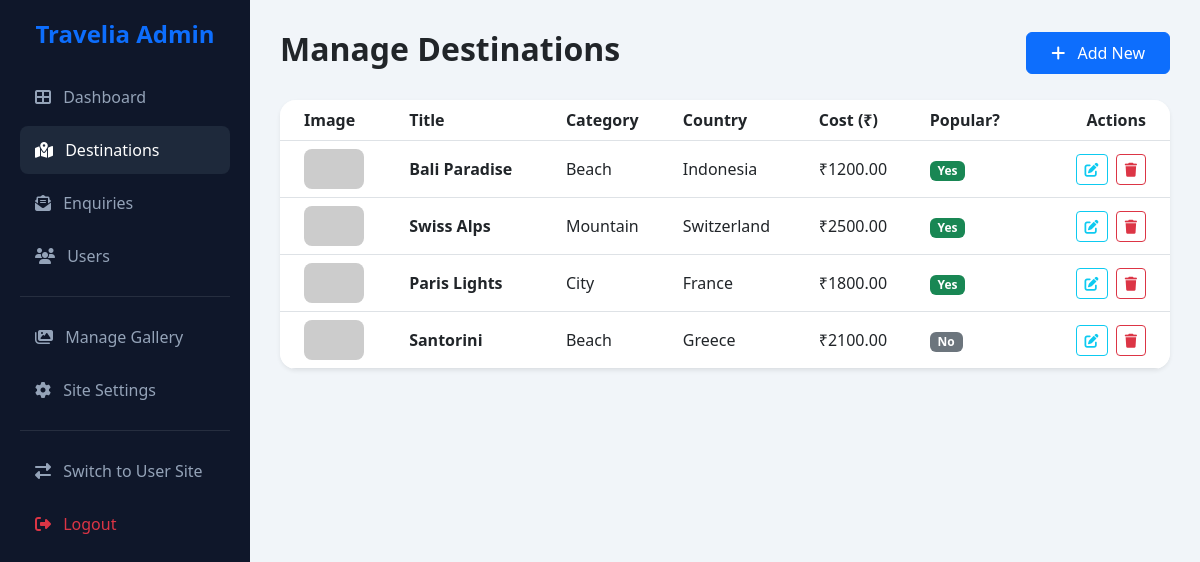
The app's page /admin/manage-destinations.php (signed in) with its own data.
### tables this page shows
CREATE TABLE `destinations` (
  `id` int(11) NOT NULL AUTO_INCREMENT,
  `title` varchar(255) NOT NULL,
  `category` varchar(100) NOT NULL,  
  `country` varchar(100) NOT NULL,
  `short_desc` text NOT NULL,
  `long_desc` longtext NOT NULL,
  `best_time` varchar(100) DEFAULT NULL,
  `travel_cost` decimal(10,2) DEFAULT NULL,
  `image_main` varchar(255) NOT NULL,
  `image_slider1` varchar(255) DEFAULT NULL,
  `image_slider2` varchar(255) DEFAULT NULL,
  `image_slider3` varchar(255) DEFAULT NULL,
  `location_map` text DEFAULT NULL,
  `attractions` text DEFAULT NULL,
  `hotels` text DEFAULT NULL,
  `is_popular` tinyint(1) DEFAULT 0,
  `rating` decimal(2,1) DEFAULT 4.5,
  `created_at` timestamp DEFAULT CURRENT_TIMESTAMP,
  PRIMARY KEY (`id`)
);

### includes/db_connect.php (called while the page is built, shortened)
<?php
function image_url($file, $prefix = "images/") {
    if (preg_match('#^https?://#i', (string)$file)) return $file;
    return $prefix . $file;
}
?>

### admin/manage-destinations.php (the view, shortened to what this page needs)
<?php
require_once('../includes/db_connect.php');
$sql = "SELECT * FROM destinations ORDER BY created_at DESC";
$result = $conn->query($sql);
?>
<!DOCTYPE html>
<html lang="en">
<head>
    <link href="https://cdn.jsdelivr.net/npm/bootstrap@5.3.0/dist/css/bootstrap.min.css" rel="stylesheet">
    <link rel="stylesheet" href="https://cdnjs.cloudflare.com/ajax/libs/font-awesome/6.4.0/css/all.min.css">
</head>
<body>
    <div class="sidebar">
        <h4 class="fw-bold text-primary mb-4 text-center">Travelia Admin</h4>
        <nav>
            <a href="index.php" class="nav-admin-link"><i class="fas fa-th-large me-2"></i> Dashboard</a>
            <a href="manage-destinations.php" class="nav-admin-link active"><i class="fas fa-map-marked-alt me-2"></i> Destinations</a>
            <a href="view-enquiries.php" class="nav-admin-link"><i class="fas fa-envelope-open-text me-2"></i> Enquiries</a>
            <a href="manage-users.php" class="nav-admin-link"><i class="fas fa-users me-2"></i> Users</a>
            <hr class="border-secondary opacity-25">
            <a href="#" class="nav-admin-link"><i class="fas fa-images me-2"></i> Manage Gallery</a>
            <a href="#" class="nav-admin-link"><i class="fas fa-cog me-2"></i> Site Settings</a>
            <hr class="border-secondary opacity-25">
            <a href="../index.php" class="nav-admin-link"><i class="fas fa-exchange-alt me-2"></i> Switch to User Site</a>
            <a href="logout.php" class="nav-admin-link text-danger"><i class="fas fa-sign-out-alt me-2"></i> Logout</a>
        </nav>
    </div>
    <div class="main-content">
        <div class="d-flex justify-content-between align-items-center mb-4">
            <h2 class="fw-bold">Manage Destinations</h2>
            <a href="add-destination.php" class="btn btn-primary px-4 py-2"><i class="fas fa-plus me-2"></i> Add New</a>
        </div>
        <div class="card border-0 shadow-sm rounded-4 overflow-hidden">
            <div class="table-responsive">
                <table class="table table-hover align-middle mb-0">
                    <thead class="bg-light">
                        <tr>
                            <th class="ps-4">Image</th>
                            <th>Title</th>
                            <th>Category</th>
                            <th>Country</th>
                            <th>Cost (₹)</th>
                            <th>Popular?</th>
                            <th class="text-end pe-4">Actions</th>
                        </tr>
                    </thead>
                    <tbody>
                        <?php if ($result->num_rows > 0): ?>
                            <?php while($row = $result->fetch_assoc()): ?>
                                <tr>
                                    <td class="ps-4">
                                        <img src="<?php echo htmlspecialchars(image_url($row['image_main'], '../images/')); ?>" class="rounded-3" width="60" height="40" style="object-fit:cover;" onerror="this.src='https://via.placeholder.com/60x40'">
                                    </td>
                                    <td><div class="fw-bold"><?php echo $row['title']; ?></div></td>
                                    <td><?php echo $row['category']; ?></td>
                                    <td><?php echo $row['country']; ?></td>
                                    <td>₹<?php echo $row['travel_cost']; ?></td>
                                    <td>
                                        <span class="badge bg-<?php echo $row['is_popular'] ? 'success' : 'secondary'; ?>">
                                            <?php echo $row['is_popular'] ? 'Yes' : 'No'; ?>
                                        </span>
                                    </td>
                                    <td class="text-end pe-4">
                                        <a href="edit-destination.php?id=<?php echo $row['id']; ?>" class="btn btn-sm btn-outline-info me-1"><i class="fas fa-edit"></i></a>
                                        <a href="manage-destinations.php?delete=<?php echo $row['id']; ?>" class="btn btn-sm btn-outline-danger" onclick="return confirm('Are you sure?')"><i class="fas fa-trash"></i></a>
                                    </td>
                                </tr>
                            <?php endwhile; ?>
                        <?php else: ?>
                            <tr><td colspan="7" class="text-center py-4">No destinations found.</td></tr>
                        <?php endif; ?>
                    </tbody>
                </table>
            </div>
        </div>
    </div>
</body>
</html>

### admin/manage-destinations.php (style rules this page uses)
.sidebar { width: 250px; height: 100vh; position: fixed; background: #0f172a; color: white; padding: 20px; }
.main-content { margin-left: 250px; padding: 30px; min-height: 100vh; background: #f1f5f9; }
.nav-admin-link { color: #94a3b8; text-decoration: none; padding: 12px 15px; display: block; border-radius: 8px; margin-bottom: 5px; transition: 0.3s; }
.nav-admin-link:hover, .nav-admin-link.active { background: #1e293b; color: white; }

### records on screen
destinations: title "Bali Paradise", category "Beach", country "Indonesia", travel_cost "1200.00", is_popular "Yes"
destinations: title "Swiss Alps", category "Mountain", country "Switzerland", travel_cost "2500.00", is_popular "Yes"
destinations: title "Paris Lights", category "City", country "France", travel_cost "1800.00", is_popular "Yes"
destinations: title "Santorini", category "Beach", country "Greece", travel_cost "2100.00", is_popular "No"
